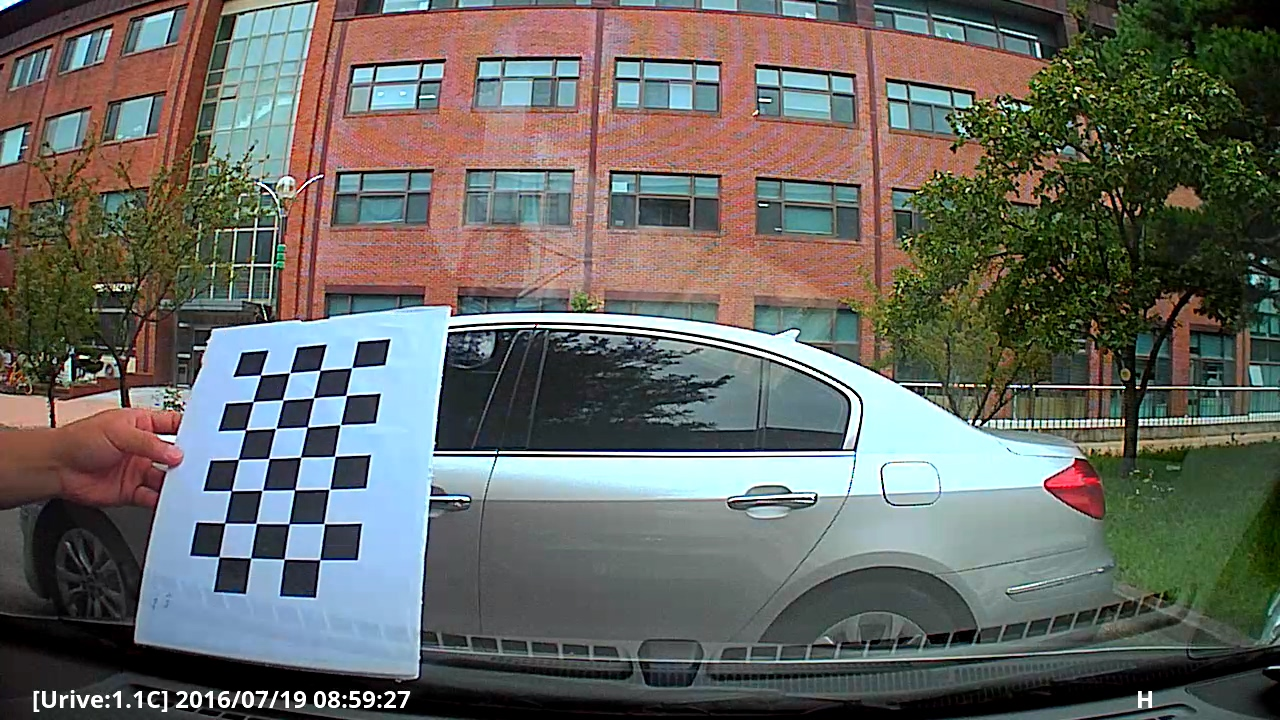
//> input picture Tutorial_ImageProcessing/DLIP_Tutorial_Calibration/calibTest.jpg, 1280 x 720 px, given in place of the camera
$ ./filter_demo_webcam   (built with g++ and OpenCV 4)
//> lines starting //> are read from the running program, lines starting //| are printed output that depends on the picture
/*------------------------------------------------------/
* Image Proccessing with Deep Learning
* OpenCV : Filter Demo - Video
* Created: 2021-Spring
------------------------------------------------------*/

#include <opencv2/opencv.hpp>
#include <iostream>

using namespace std;
using namespace cv;

int main()
{
    /*  open the video camera no.0  */
    VideoCapture cap(1);

    if (!cap.isOpened())	// if not success, exit the programm
    {
        cout << "Cannot open the video cam\n";
        return -1;
    }

    namedWindow("MyVideo", WINDOW_AUTOSIZE);

    int key = 0;
    int kernel_size = 11;
    int filter_type = 0;
    while (1)
    {
        Mat src, dst;

        /*  read a new frame from video  */
        bool bSuccess = cap.read(src);
//> src is the input picture: 720 rows x 1280 cols, CV_8UC3; mean B, G, R 98.2, 103.6, 103.1

        if (!bSuccess)	// if not success, break loop
        {
            cout << "Cannot find a frame from  video stream\n";
            break;
        }


        key = waitKey(30);
//> the key 'b' is pressed
        if (key == 27) // wait for 'ESC' press for 30ms. If 'ESC' is pressed, break loop
        {
            cout << "ESC key is pressed by user\n";
            break;
        }
        else if (key == 'b' || key == 'B')
        {
            filter_type = 1;	// blur
        }

        /* Keyboard input for other filters*/
        else if (key == 'g' || key == 'G'){
            filter_type = 2;    // Gaussian
        }

        else if (key == 'm' || key == 'M'){
            filter_type = 3;    // Medium
        }
        else if (key == 'l' || key == 'L'){
            filter_type = 4;    // Laplacian
        }

        else if (key == 'u' || key == 'U'){
            kernel_size += 2;    // Kernel_size up
            if (kernel_size >= 21) kernel_size = 21;
        }

        else if (key == 'd' || key == 'D'){
            kernel_size -= 2;    // Kernel_size down
            if (kernel_size <= 1) kernel_size = 1;
        }

        if (filter_type == 1)
            blur(src, dst, cv::Size(kernel_size, kernel_size), cv::Point(-1, -1));
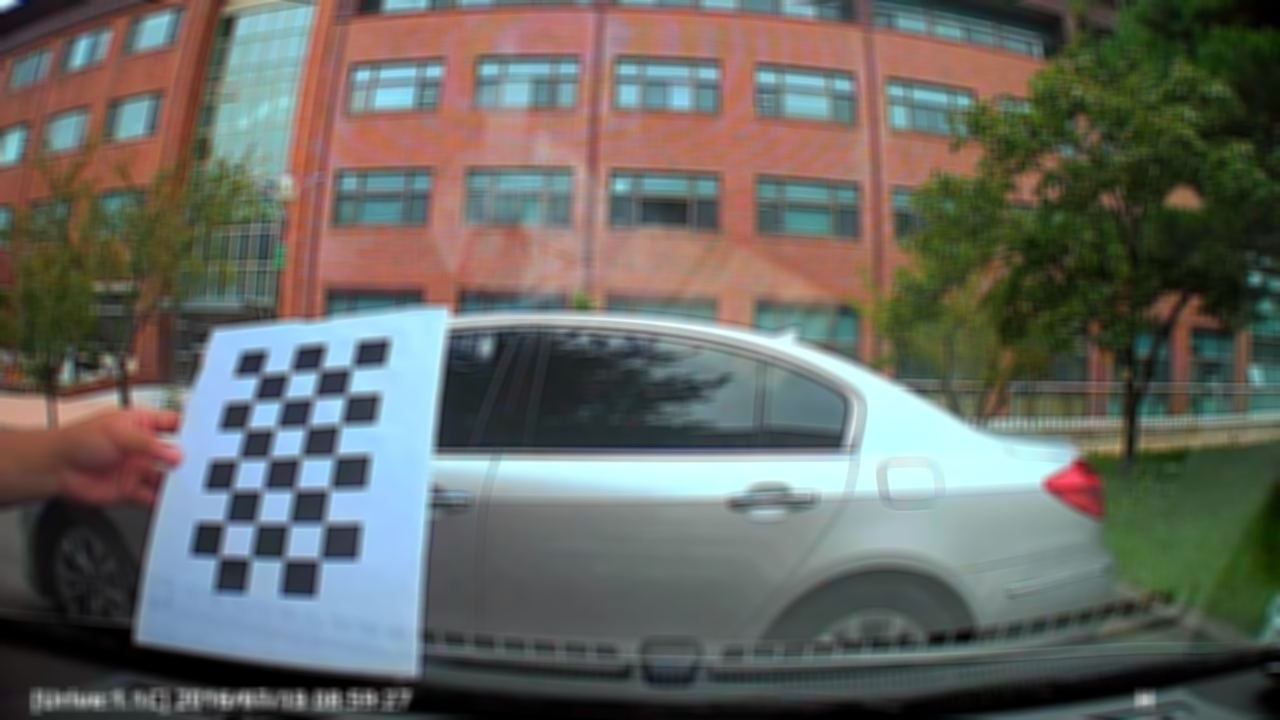
//> dst: 720 rows x 1280 cols, CV_8UC3; mean B, G, R 98.2, 103.6, 103.1
//> the key 'g' is pressed

        else if (filter_type == 2)
            GaussianBlur(src, dst, cv::Size(kernel_size, kernel_size), 0, 0);
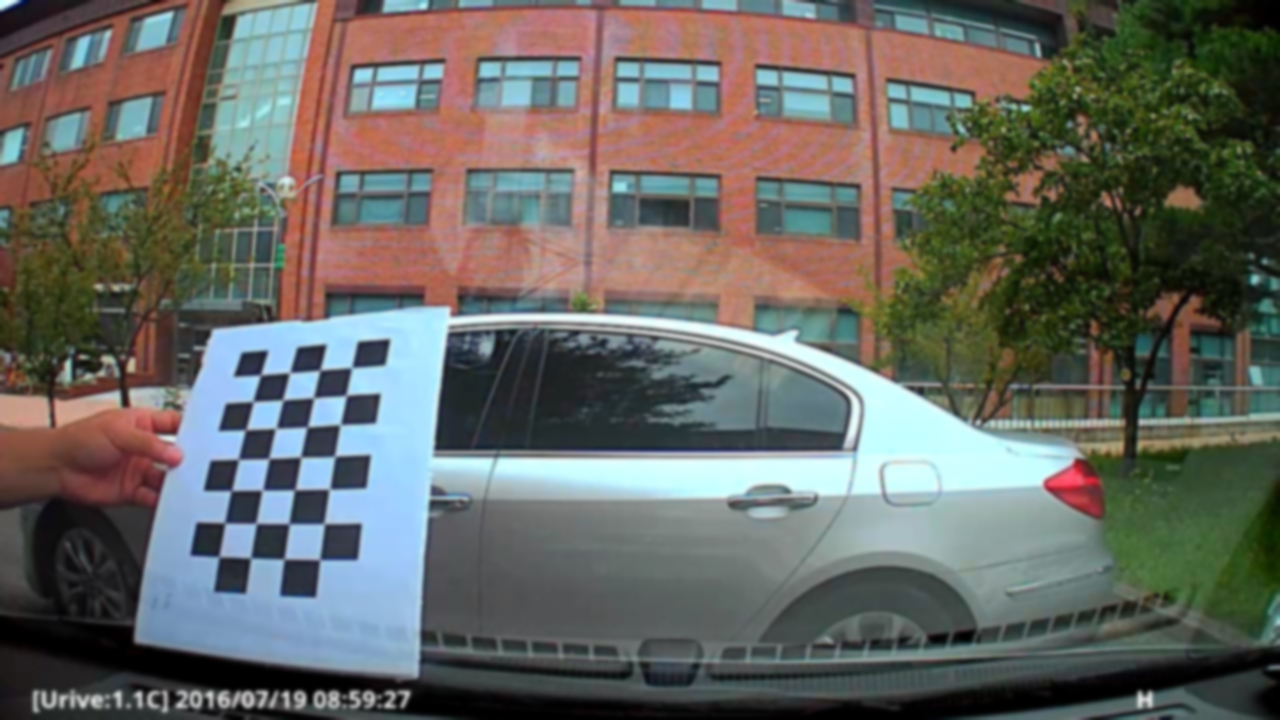
//> dst: 720 rows x 1280 cols, CV_8UC3; mean B, G, R 98.2, 103.6, 103.1
//> the key 'm' is pressed

        else if (filter_type == 3)
            medianBlur(src, dst, kernel_size);
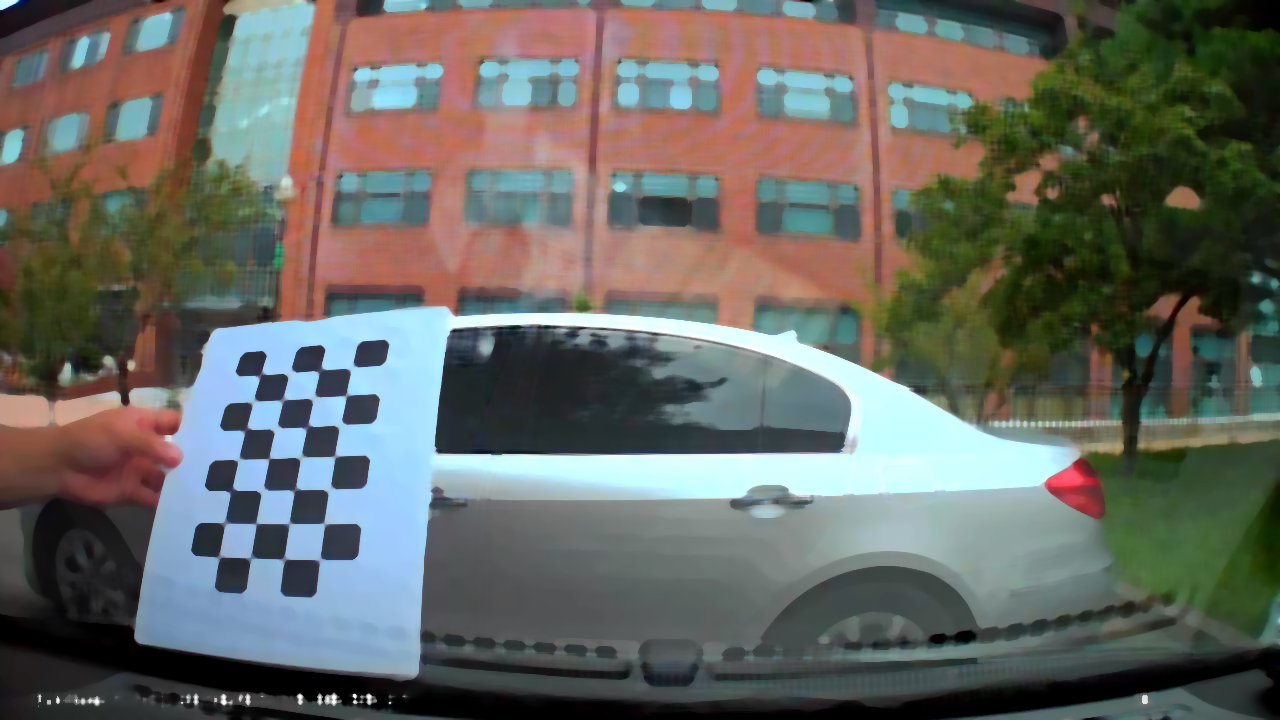
//> dst: 720 rows x 1280 cols, CV_8UC3; mean B, G, R 98.4, 104.3, 103.1
//> the Esc key is pressed

        else if (filter_type == 4)
            Laplacian(src, dst, -1, kernel_size, 1, 0);

        else
            src.copyTo(dst);

        imshow("MyVideo", dst);
    }
    return 0;
}
